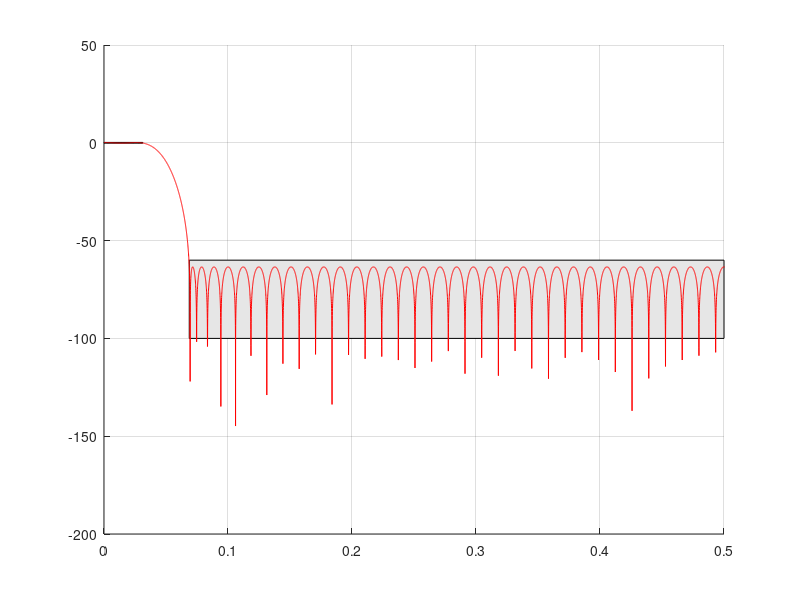

The MATLAB script that drew this image:
% Tyler Aubin, Sam King, Caleb Jewell, Aidan Greenlee
% Determine an adequate filter to reject/stop aliasing

% Given the passband of 1kHz, and stopband of 2.2kHz
N = 16*1024;

% Sampling Frequency (32kHz)
Fs = 32e3;

beta = 9;

% Set f and M
f = (0:N-1)/N;
M = 75;

% Frequency points on Nyquist
F = [0 0.03125 0.06875 0.5] / 0.5;

% Desired amplitude corresponding to F
A =[1 1 0 0];

% Delta p
d1 = 1 - 10^(-0.2/20);

% Delta s
d2 = 10^(-60/20); 

% Weights
W = [1/d1 1/d2];

% Create a PM Equiripple filter of M - 1 order
hpm = firpm(M-1, F, A, W);
Hpm = fft(hpm, N);
figure(1); clf;
%Second block spec patch for f = 0.125 to 0.5
patch([.06875 .5 .5 .06875],[-100 -100 -60 -60], .9*[1 1 1]);
%Pass band spec
patch([0.0 0.03125 0.03125 0.0],[-0.2 -0.2 0.2 0.2],.9*[1 1 1]);
grid on;
hold on;
plot(f, 20 * log10(abs(Hpm)), 'r');
xlim([0 0.5]);

for i = 1:length(hpm(:,1))-1
    fprintf("%g, %g, %g, %g, %g, \n", hpm(i,:));
    
end
fprintf("%g, %g, %g, %g, %g, \n", hpm(end,:));
